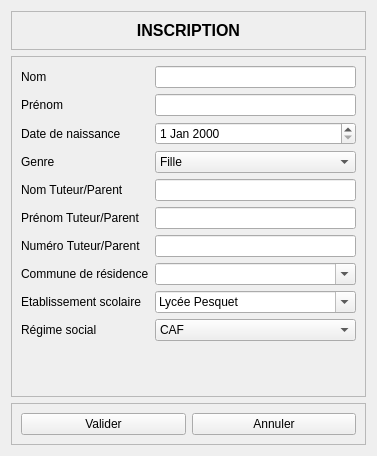
         <widget class="QWidget" name="PageInscription">
          <layout class="QVBoxLayout" name="verticalLayout">
           <item alignment="Qt::AlignTop">
            <widget class="QFrame" name="PageNameInscritpion">
             <property name="sizePolicy">
              <sizepolicy hsizetype="Expanding" vsizetype="Preferred">
               <horstretch>0</horstretch>
               <verstretch>0</verstretch>
              </sizepolicy>
             </property>
             <property name="frameShape">
              <enum>QFrame::StyledPanel</enum>
             </property>
             <property name="frameShadow">
              <enum>QFrame::Raised</enum>
             </property>
             <layout class="QHBoxLayout" name="horizontalLayout_5">
              <item>
               <widget class="QLabel" name="labelInscription">
                <property name="text">
                 <string>&lt;html&gt;&lt;head/&gt;&lt;body&gt;&lt;p align=&quot;center&quot;&gt;&lt;span style=&quot; font-size:12pt; font-weight:600;&quot;&gt;INSCRIPTION&lt;/span&gt;&lt;/p&gt;&lt;/body&gt;&lt;/html&gt;</string>
                </property>
               </widget>
              </item>
             </layout>
            </widget>
           </item>
           <item>
            <widget class="QFrame" name="frameInsc">
             <property name="sizePolicy">
              <sizepolicy hsizetype="Preferred" vsizetype="Expanding">
               <horstretch>0</horstretch>
               <verstretch>0</verstretch>
              </sizepolicy>
             </property>
             <property name="frameShape">
              <enum>QFrame::StyledPanel</enum>
             </property>
             <property name="frameShadow">
              <enum>QFrame::Raised</enum>
             </property>
             <layout class="QFormLayout" name="formLayout_2">
              <item row="1" column="0">
               <widget class="QLabel" name="LabelNomJeune">
                <property name="text">
                 <string>Nom</string>
                </property>
               </widget>
              </item>
              <item row="1" column="1">
               <widget class="QLineEdit" name="lineEditNomJeune">
                <property name="sizePolicy">
                 <sizepolicy hsizetype="Expanding" vsizetype="Preferred">
                  <horstretch>0</horstretch>
                  <verstretch>0</verstretch>
                 </sizepolicy>
                </property>
                <property name="text">
                 <string/>
                </property>
               </widget>
              </item>
              <item row="2" column="0">
               <widget class="QLabel" name="labelPrenomJeune">
                <property name="text">
                 <string>Prénom</string>
                </property>
               </widget>
              </item>
              <item row="2" column="1">
               <widget class="QLineEdit" name="lineEditPrenomJeune">
                <property name="sizePolicy">
                 <sizepolicy hsizetype="Expanding" vsizetype="Preferred">
                  <horstretch>0</horstretch>
                  <verstretch>0</verstretch>
                 </sizepolicy>
                </property>
                <property name="text">
                 <string/>
                </property>
               </widget>
              </item>
              <item row="3" column="0">
               <widget class="QLabel" name="LabelDateNais">
                <property name="text">
                 <string>Date de naissance</string>
                </property>
               </widget>
              </item>
              <item row="3" column="1">
               <widget class="QDateEdit" name="dateEditNaissance">
                <property name="sizePolicy">
                 <sizepolicy hsizetype="Preferred" vsizetype="Preferred">
                  <horstretch>0</horstretch>
                  <verstretch>0</verstretch>
                 </sizepolicy>
                </property>
               </widget>
              </item>
              <item row="4" column="0">
               <widget class="QLabel" name="labelGenre">
                <property name="text">
                 <string>Genre</string>
                </property>
               </widget>
              </item>
              <item row="4" column="1">
               <widget class="QComboBox" name="comboBoxGenre">
                <property name="sizePolicy">
                 <sizepolicy hsizetype="Preferred" vsizetype="Preferred">
                  <horstretch>0</horstretch>
                  <verstretch>0</verstretch>
                 </sizepolicy>
                </property>
                <property name="insertPolicy">
                 <enum>QComboBox::NoInsert</enum>
                </property>
                <item>
                 <property name="text">
                  <string>Fille</string>
                 </property>
                </item>
                <item>
                 <property name="text">
                  <string>Garçon</string>
                 </property>
                </item>
                <item>
                 <property name="text">
                  <string>Non-binaire</string>
                 </property>
                </item>
               </widget>
              </item>
              <item row="5" column="0">
               <widget class="QLabel" name="labelNomParent">
                <property name="text">
                 <string>Nom Tuteur/Parent</string>
                </property>
               </widget>
              </item>
              <item row="5" column="1">
               <widget class="QLineEdit" name="lineEditNomParent">
                <property name="sizePolicy">
                 <sizepolicy hsizetype="Expanding" vsizetype="Preferred">
                  <horstretch>0</horstretch>
                  <verstretch>0</verstretch>
                 </sizepolicy>
                </property>
                <property name="text">
                 <string/>
                </property>
               </widget>
              </item>
              <item row="6" column="0">
               <widget class="QLabel" name="labelPrenomParent">
                <property name="text">
                 <string>Prénom Tuteur/Parent</string>
                </property>
               </widget>
              </item>
              <item row="6" column="1">
               <widget class="QLineEdit" name="lineEditPrenomParent">
                <property name="sizePolicy">
                 <sizepolicy hsizetype="Expanding" vsizetype="Preferred">
                  <horstretch>0</horstretch>
                  <verstretch>0</verstretch>
                 </sizepolicy>
                </property>
                <property name="text">
                 <string/>
                </property>
               </widget>
              </item>
              <item row="7" column="0">
               <widget class="QLabel" name="labelNumParent">
                <property name="text">
                 <string>Numéro Tuteur/Parent</string>
                </property>
               </widget>
              </item>
              <item row="7" column="1">
               <widget class="QLineEdit" name="lineEditNumParent">
                <property name="sizePolicy">
                 <sizepolicy hsizetype="Expanding" vsizetype="Preferred">
                  <horstretch>0</horstretch>
                  <verstretch>0</verstretch>
                 </sizepolicy>
                </property>
               </widget>
              </item>
              <item row="8" column="0">
               <widget class="QLabel" name="labelCommune">
                <property name="text">
                 <string>Commune de résidence</string>
                </property>
               </widget>
              </item>
              <item row="8" column="1">
               <widget class="QComboBox" name="comboBoxCommune">
                <property name="sizePolicy">
                 <sizepolicy hsizetype="Expanding" vsizetype="Preferred">
                  <horstretch>0</horstretch>
                  <verstretch>0</verstretch>
                 </sizepolicy>
                </property>
                <property name="editable">
                 <bool>true</bool>
                </property>
                <property name="insertPolicy">
                 <enum>QComboBox::NoInsert</enum>
                </property>
                <property name="frame">
                 <bool>true</bool>
                </property>
                <property name="modelColumn">
                 <number>0</number>
                </property>
               </widget>
              </item>
              <item row="9" column="0">
               <widget class="QLabel" name="labelEtabScol">
                <property name="text">
                 <string>Etablissement scolaire</string>
                </property>
               </widget>
              </item>
              <item row="9" column="1">
               <widget class="QComboBox" name="comboBoxEtabScol">
                <property name="sizePolicy">
                 <sizepolicy hsizetype="Expanding" vsizetype="Preferred">
                  <horstretch>0</horstretch>
                  <verstretch>0</verstretch>
                 </sizepolicy>
                </property>
                <property name="editable">
                 <bool>true</bool>
                </property>
                <property name="currentIndex">
                 <number>0</number>
                </property>
                <property name="insertPolicy">
                 <enum>QComboBox::NoInsert</enum>
                </property>
                <item>
                 <property name="text">
                  <string>Lycée Pesquet</string>
                 </property>
                </item>
                <item>
                 <property name="text">
                  <string>Autre</string>
                 </property>
                </item>
                <item>
                 <property name="text">
                  <string>Aucun</string>
                 </property>
                </item>
                <item>
                 <property name="text">
                  <string>Lycée Nature</string>
                 </property>
                </item>
                <item>
                 <property name="text">
                  <string>Lycée Lebrun</string>
                 </property>
                </item>
                <item>
                 <property name="text">
                  <string>Lycée JPII</string>
                 </property>
                </item>
                <item>
                 <property name="text">
                  <string>Collège Prévert</string>
                 </property>
                </item>
                <item>
                 <property name="text">
                  <string>Collège JPII</string>
                 </property>
                </item>
                <item>
                 <property name="text">
                  <string>Collège de Cerisy la salle</string>
                 </property>
                </item>
                <item>
                 <property name="text">
                  <string>Collège de Gavray</string>
                 </property>
                </item>
                <item>
                 <property name="text">
                  <string>Collège de Montmartin sur mer</string>
                 </property>
                </item>
                <item>
                 <property name="text">
                  <string>Collège de St-Sauveur Villages</string>
                 </property>
                </item>
                <item>
                 <property name="text">
                  <string>Collège d'Agon-Coutainville</string>
                 </property>
                </item>
                <item>
                 <property name="text">
                  <string>MFR de St-Sauveur Lendelain</string>
                 </property>
                </item>
               </widget>
              </item>
              <item row="10" column="0">
               <widget class="QLabel" name="labelRegSoc">
                <property name="text">
                 <string>Régime social</string>
                </property>
               </widget>
              </item>
              <item row="10" column="1">
               <widget class="QComboBox" name="comboBoxRegSoc">
                <property name="sizePolicy">
                 <sizepolicy hsizetype="Preferred" vsizetype="Preferred">
                  <horstretch>0</horstretch>
                  <verstretch>0</verstretch>
                 </sizepolicy>
                </property>
                <property name="insertPolicy">
                 <enum>QComboBox::NoInsert</enum>
                </property>
                <item>
                 <property name="text">
                  <string>CAF</string>
                 </property>
                </item>
                <item>
                 <property name="text">
                  <string>MSA</string>
                 </property>
                </item>
                <item>
                 <property name="text">
                  <string>AUTRE</string>
                 </property>
                </item>
               </widget>
              </item>
              <item row="11" column="1">
               <spacer name="verticalSpacer_3">
                <property name="orientation">
                 <enum>Qt::Vertical</enum>
                </property>
                <property name="sizeHint" stdset="0">
                 <size>
                  <width>20</width>
                  <height>40</height>
                 </size>
                </property>
               </spacer>
              </item>
             </layout>
            </widget>
           </item>
           <item>
            <widget class="QFrame" name="frameBtnInscr">
             <property name="minimumSize">
              <size>
               <width>0</width>
               <height>0</height>
              </size>
             </property>
             <property name="frameShape">
              <enum>QFrame::StyledPanel</enum>
             </property>
             <property name="frameShadow">
              <enum>QFrame::Raised</enum>
             </property>
             <layout class="QHBoxLayout" name="horizontalLayout_6">
              <item>
               <widget class="QPushButton" name="pushButtonValiderInscr">
                <property name="text">
                 <string>Valider</string>
                </property>
               </widget>
              </item>
              <item>
               <widget class="QPushButton" name="pushButtonAnnulerInsc">
                <property name="text">
                 <string>Annuler</string>
                </property>
               </widget>
              </item>
             </layout>
            </widget>
           </item>
          </layout>
         </widget>
